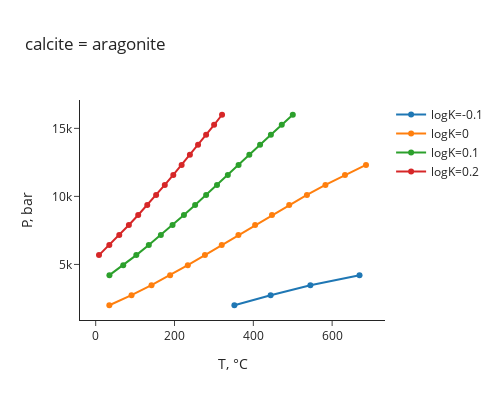

Notebook cell for this chart:
### Code cell
out = univariant_TP(logK=[-0.2, -0.1, 0, 0.1, 0.2], # desired logK or list of logK values
                    species=["calcite", "aragonite"], # chemical species
                    state=["cr", "cr"], # aq, gas, liq, cr
                    coeff=[-1, 1], # reaction stoichiometry (negative for reactants, positive for products)
                    Trange=[0, 700], # temperature range to check, degrees C
                    Prange=[2000, 16000], # pressure range to check, bars
                    res=20, # number of calculations to attempt along the pressure range
      )

### Figure 1 — Plotly figure (JSON) as saved in the notebook; plotly's stock layout.template omitted (floating-point values rounded to 4 significant figures)
{"data": [{"hovertemplate": "%{text}<br>T, °C=%{x:.2f}<br>P, bar=%{y:.2f}<extra></extra>", "mode": "markers+lines", "name": "logK=-0.1", "text": ["logK=-0.1", "logK=-0.1", "logK=-0.1", "logK=-0.1", "logK=-0.1", "logK=-0.1", "logK=-0.1", "logK=-0.1", "logK=-0.1", "logK=-0.1", "logK=-0.1", "logK=-0.1", "logK=-0.1", "logK=-0.1", "logK=-0.1", "logK=-0.1", "logK=-0.1", "logK=-0.1", "logK=-0.1", "logK=-0.1"], "type": "scatter", "x": [352.0, 444.0, 544.7, 669.5, NaN, NaN, NaN, NaN, NaN, NaN, NaN, NaN, NaN, NaN, NaN, NaN, NaN, NaN, NaN, NaN], "y": [2000.0, 2737.0, 3474.0, 4211.0, 4947.0, 5684.0, 6421.0, 7158.0, 7895.0, 8632.0, 9368.0, 10110.0, 10840.0, 11580.0, 12320.0, 13050.0, 13790.0, 14530.0, 15260.0, 16000.0]}, {"hovertemplate": "%{text}<br>T, °C=%{x:.2f}<br>P, bar=%{y:.2f}<extra></extra>", "mode": "markers+lines", "name": "logK=0", "text": ["logK=0", "logK=0", "logK=0", "logK=0", "logK=0", "logK=0", "logK=0", "logK=0", "logK=0", "logK=0", "logK=0", "logK=0", "logK=0", "logK=0", "logK=0", "logK=0", "logK=0", "logK=0", "logK=0", "logK=0"], "type": "scatter", "x": [34.6, 90.9, 141.6, 188.8, 233.7, 277.2, 319.9, 362.2, 404.5, 447.3, 491.0, 536.0, 583.0, 632.6, 685.9, NaN, NaN, NaN, NaN, NaN], "y": [2000.0, 2737.0, 3474.0, 4211.0, 4947.0, 5684.0, 6421.0, 7158.0, 7895.0, 8632.0, 9368.0, 10110.0, 10840.0, 11580.0, 12320.0, 13050.0, 13790.0, 14530.0, 15260.0, 16000.0]}, {"hovertemplate": "%{text}<br>T, °C=%{x:.2f}<br>P, bar=%{y:.2f}<extra></extra>", "mode": "markers+lines", "name": "logK=0.1", "text": ["logK=0.1", "logK=0.1", "logK=0.1", "logK=0.1", "logK=0.1", "logK=0.1", "logK=0.1", "logK=0.1", "logK=0.1", "logK=0.1", "logK=0.1", "logK=0.1", "logK=0.1", "logK=0.1", "logK=0.1", "logK=0.1", "logK=0.1", "logK=0.1", "logK=0.1", "logK=0.1"], "type": "scatter", "x": [NaN, NaN, NaN, 34.85, 69.86, 103.1, 134.8, 165.3, 195.0, 223.9, 252.3, 280.2, 307.9, 335.3, 362.6, 389.8, 417.1, 444.6, 472.2, 500.1], "y": [2000.0, 2737.0, 3474.0, 4211.0, 4947.0, 5684.0, 6421.0, 7158.0, 7895.0, 8632.0, 9368.0, 10110.0, 10840.0, 11580.0, 12320.0, 13050.0, 13790.0, 14530.0, 15260.0, 16000.0]}, {"hovertemplate": "%{text}<br>T, °C=%{x:.2f}<br>P, bar=%{y:.2f}<extra></extra>", "mode": "markers+lines", "name": "logK=0.2", "text": ["logK=0.2", "logK=0.2", "logK=0.2", "logK=0.2", "logK=0.2", "logK=0.2", "logK=0.2", "logK=0.2", "logK=0.2", "logK=0.2", "logK=0.2", "logK=0.2", "logK=0.2", "logK=0.2", "logK=0.2", "logK=0.2", "logK=0.2", "logK=0.2", "logK=0.2", "logK=0.2"], "type": "scatter", "x": [NaN, NaN, NaN, NaN, NaN, 8.373, 34.56, 59.8, 84.21, 107.9, 130.9, 153.3, 175.3, 196.9, 218.1, 239.0, 259.7, 280.2, 300.5, 320.6], "y": [2000.0, 2737.0, 3474.0, 4211.0, 4947.0, 5684.0, 6421.0, 7158.0, 7895.0, 8632.0, 9368.0, 10110.0, 10840.0, 11580.0, 12320.0, 13050.0, 13790.0, 14530.0, 15260.0, 16000.0]}], "layout": {"height": 400, "hoverlabel": {"bgcolor": "white"}, "title": {"text": "calcite = aragonite"}, "width": 500, "xaxis": {"title": {"text": "T, °C"}}, "yaxis": {"title": {"text": "P, bar"}}}}
